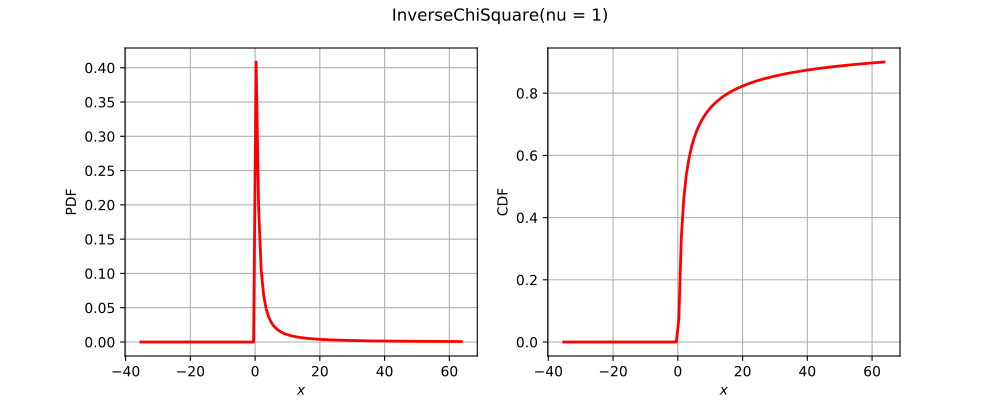

This chart was generated by the following Python code:
import openturns as ot
from matplotlib import pyplot as plt
from openturns.viewer import View
if ot.InverseChiSquare().__class__.__name__ == 'Bernoulli':
    distribution = ot.Bernoulli(0.7)
elif ot.InverseChiSquare().__class__.__name__ == 'Binomial':
    distribution = ot.Binomial(5, 0.2)
elif ot.InverseChiSquare().__class__.__name__ == 'Hypergeometric':
    distribution = ot.Hypergeometric(10, 4, 7)
elif ot.InverseChiSquare().__class__.__name__ == 'CumulativeDistributionNetwork':
    coll = [ot.Normal(2),ot.Dirichlet([0.5, 1.0, 1.5])]
    distribution = ot.CumulativeDistributionNetwork(coll, ot.BipartiteGraph([[0,1], [0,1]]))
elif ot.InverseChiSquare().__class__.__name__ == 'Histogram':
    distribution = ot.Histogram([-1.0, 0.5, 1.0, 2.0], [0.45, 0.4, 0.15])
elif ot.InverseChiSquare().__class__.__name__ == 'KernelMixture':
    kernel = ot.Uniform()
    sample = ot.Normal().getSample(5)
    bandwith = [1.0]
    distribution = ot.KernelMixture(kernel, bandwith, sample)
elif ot.InverseChiSquare().__class__.__name__ == 'MaximumDistribution':
    coll = [ot.Uniform(2.5, 3.5), ot.LogUniform(1.0, 1.2), ot.Triangular(2.0, 3.0, 4.0)]
    distribution = ot.MaximumDistribution(coll)
elif ot.InverseChiSquare().__class__.__name__ == 'Multinomial':
    distribution = ot.Multinomial(5, [0.2])
elif ot.InverseChiSquare().__class__.__name__ == 'RandomMixture':
    coll = [ot.Triangular(0.0, 1.0, 5.0), ot.Uniform(-2.0, 2.0)]
    weights = [0.8, 0.2]
    cst = 3.0
    distribution = ot.RandomMixture(coll, weights, cst)
elif ot.InverseChiSquare().__class__.__name__ == 'TruncatedDistribution':
    distribution = ot.TruncatedDistribution(ot.Normal(2.0, 1.5), 1.0, 4.0)
elif ot.InverseChiSquare().__class__.__name__ == 'UserDefined':
    distribution = ot.UserDefined([[0.0], [1.0], [2.0]], [0.2, 0.7, 0.1])
elif ot.InverseChiSquare().__class__.__name__ == 'ZipfMandelbrot':
    distribution = ot.ZipfMandelbrot(10, 2.5, 0.3)
else:
    distribution = ot.InverseChiSquare()
dimension = distribution.getDimension()
title = str(distribution)[:100].split('\n')[0]
if dimension == 1:
    distribution.setDescription(['$x$'])
    pdf_graph = distribution.drawPDF()
    cdf_graph = distribution.drawCDF()
    fig = plt.figure(figsize=(10, 4))
    pdf_axis = fig.add_subplot(121)
    cdf_axis = fig.add_subplot(122)
    View(pdf_graph, figure=fig, axes=[pdf_axis], add_legend=False)
    View(cdf_graph, figure=fig, axes=[cdf_axis], add_legend=False)
    fig.suptitle(title)
elif dimension == 2:
    distribution.setDescription(['$x_1$', '$x_2$'])
    pdf_graph = distribution.drawPDF()
    pdf_graph.setTitle(title)
    fig = plt.figure(figsize=(10, 5))
    pdf_axis = fig.add_subplot(111)
    View(pdf_graph, figure=fig, axes=[pdf_axis], add_legend=False, square_axes=False)
